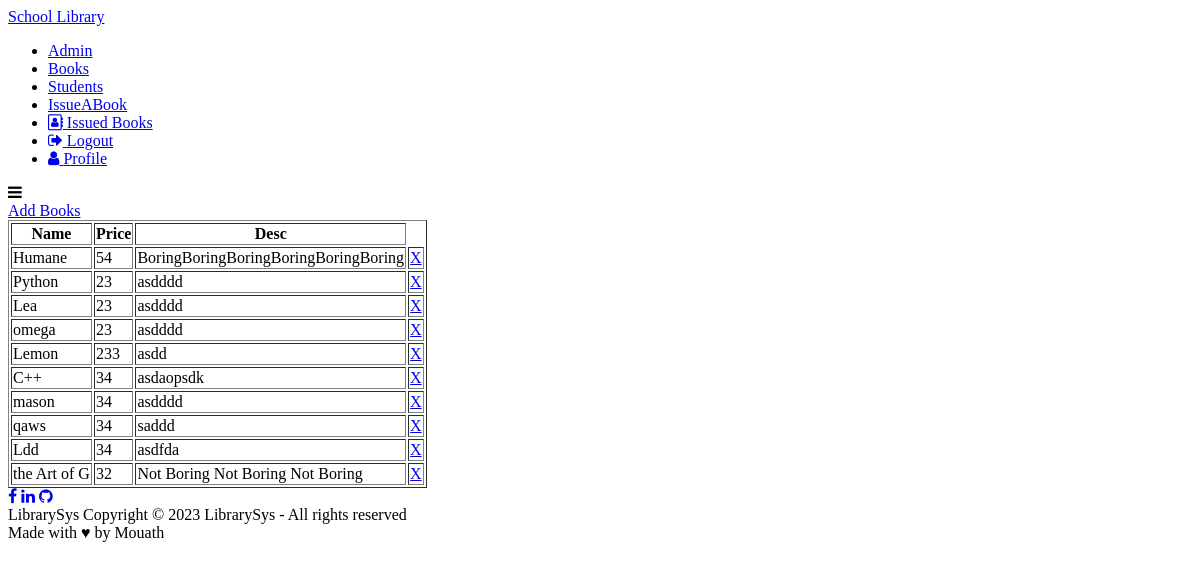
The app's page /Books/ (signed in), older data.
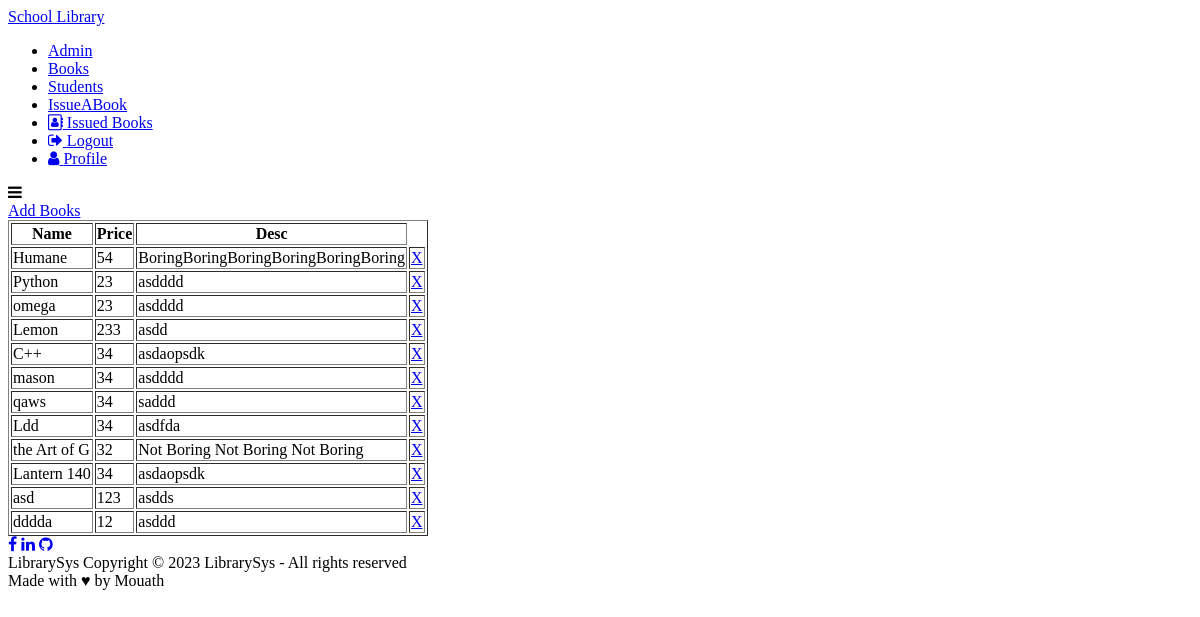
The same page, newer data.
### LibraryApp/models.py (models this page shows, shortened)
class Book(models.Model):
    Name=models.CharField(max_length=15)
    Price=models.PositiveIntegerField()
    Desc=models.CharField(max_length=100)
    cat=models.ForeignKey(
        Category,
        on_delete=models.CASCADE,
        related_name="books"
    )
    auther=models.ForeignKey(
        Auther,
        on_delete=models.CASCADE,
        related_name="books"
    )

### LibraryApp/views.py (the view)
# urls.py: path('Books/', views.Books, name='Books'),
def Books(req):
    if(req.user.is_superuser):
        books=models.Book.objects.all()
        con={
            'books':books
        }
        return render(req,'Library/Books.html',con)
    else:
        return HttpResponse('impossible, not Autherized!')  # to be replaced by Messsege later

### LibraryApp/templates/Library/Books.html
{% extends 'base.html' %}
{% block content %}
<a href="{% url 'LibraryApp:AddBooks' %}">Add Books</a>
<table border="1">
    <th>Name</th>
    <th>Price</th>
    <th>Desc</th>
    {% for i in books %}
    <tr>
        <td>{{i.Name}}</td>
        <td>{{i.Price}}</td>
        <td>{{i.Desc}}</td>
        <td><a href="{% url 'LibraryApp:delBook' i.id %}">X</a></td>
    </tr>
    {% endfor %}
</table>
{% endblock %}

Row changes from the older to the newer data that the page shows:
removed Book: Name "Lea", Price "23", Desc "asdddd"
added Book: Name "Lantern 140", Price "34", Desc "asdaopsdk"
added Book: Name "asd", Price "123", Desc "asdds"
added Book: Name "dddda", Price "12", Desc "asddd"
